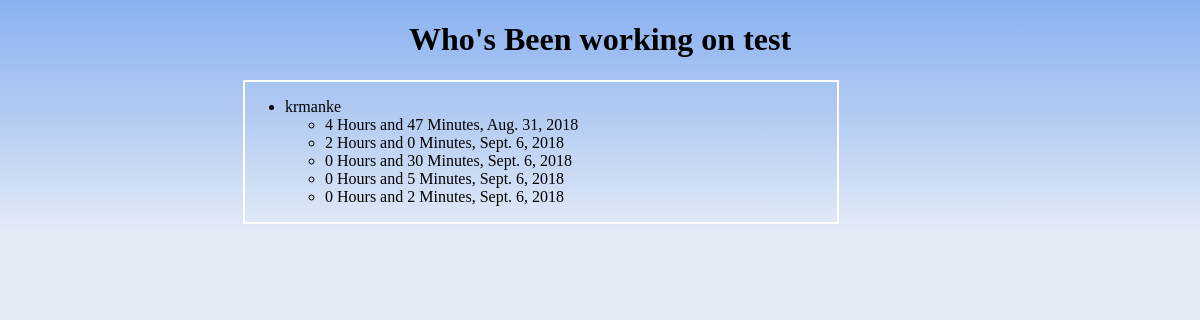
/tracker/krmanke/test/, run on an earlier commit of the app's database.
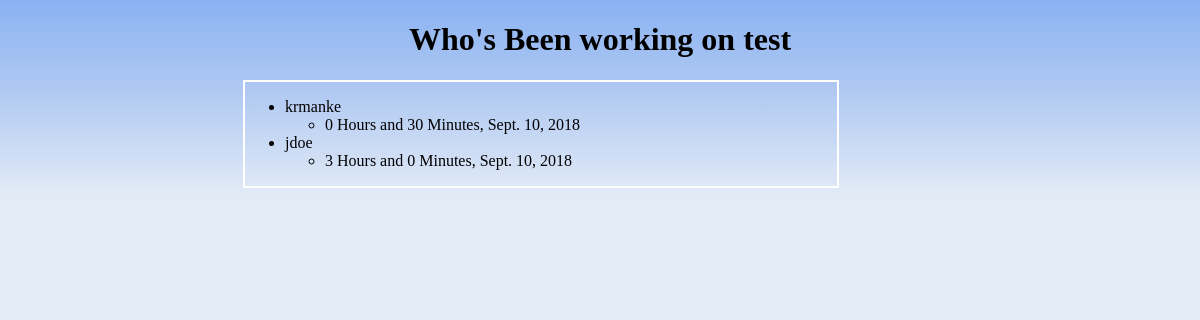
And on a later commit of the database.
### tracker/models.py (models this page shows, shortened)
class Task(models.Model):
    performed_by = models.ForeignKey('login.User', on_delete=models.CASCADE)
    task_text = models.CharField(max_length=200)

class Time(models.Model):
    time_hours = models.SmallIntegerField(default=0)
    time_minutes = models.IntegerField(default=0)
    date_performed = models.DateField(auto_now=True)
    task_performed = models.ForeignKey(Task, on_delete=models.CASCADE)

### login/models.py (models this page shows)
class User(models.Model):
    def __str__(self):
        return self.username_text
    first_name = models.CharField(max_length=100)
    last_name = models.CharField(max_length=100)
    username_text = models.CharField(max_length=100)
    department = models.CharField(max_length=100)
    role = models.CharField(max_length=100)

### tracker/views.py (the view)
# urls.py: path('<str:in_username>/<str:task_name>/', views.task_viewer, name='tasks')
def task_viewer(request, in_username, task_name):
    tasks = []
    for entry in Task.objects.all():
        if entry.task_text == task_name:
            tasks.append(entry)
    return render(request, 'tracker/task_viewer.html', {'tasks': tasks, 'task': task_name})

### tracker/templates/tracker/task_viewer.html (shortened to what this page needs)
<!DOCTYPE html>
<html lang="en">
<head>
</head>
<body>
    <div id="header">
        <h1> Who's Been working on {{ task }}</h1>
    </div>
    <div id="list">
        <ul>
            {% for entry in tasks %}
                <li>{{ entry.performed_by }}</li>
                    <ul>
                        {% for time in entry.time_set.all %}
                            <li>{{ time.time_hours }} Hours and {{ time.time_minutes }} Minutes, {{ time.date_performed }}</li>
                        {% endfor %}
                    </ul>
            {% endfor %}
        </ul>
    </div>
</body>
</html>

### tracker/templates/tracker/task_viewer.html (style rules this page uses)
#header { text-align: center; }
#list { border: 2px solid white; width: 50%; margin: 0 0 0 235px; }
body { background-image: linear-gradient(#8ab2f2, #b3cbf2, #e3ebf7); background-repeat: no-repeat; background-color: #e3ebf7; }

What changed in the data, as far as the page shows it:
removed Task: task_text "test", performed_by "krmanke"
removed Time: time_hours "4", time_minutes "47", date_performed "Aug. 31, 2018", shown under "krmanke"
removed Time: time_hours "2", time_minutes "0", date_performed "Sept. 6, 2018", shown under "krmanke"
removed Time: time_hours "0", time_minutes "30", date_performed "Sept. 6, 2018", shown under "krmanke"
removed Time: time_hours "0", time_minutes "5", date_performed "Sept. 6, 2018", shown under "krmanke"
removed Time: time_hours "0", time_minutes "2", date_performed "Sept. 6, 2018", shown under "krmanke"
added Task: performed_by "krmanke"
added Time: time_hours "0", time_minutes "30", date_performed "Sept. 10, 2018", shown under "krmanke"
added Task: performed_by "jdoe"
added Time: time_hours "3", time_minutes "0", date_performed "Sept. 10, 2018", shown under "jdoe"
Also different on the page:
{{ task }}: (not shown) → "test"
